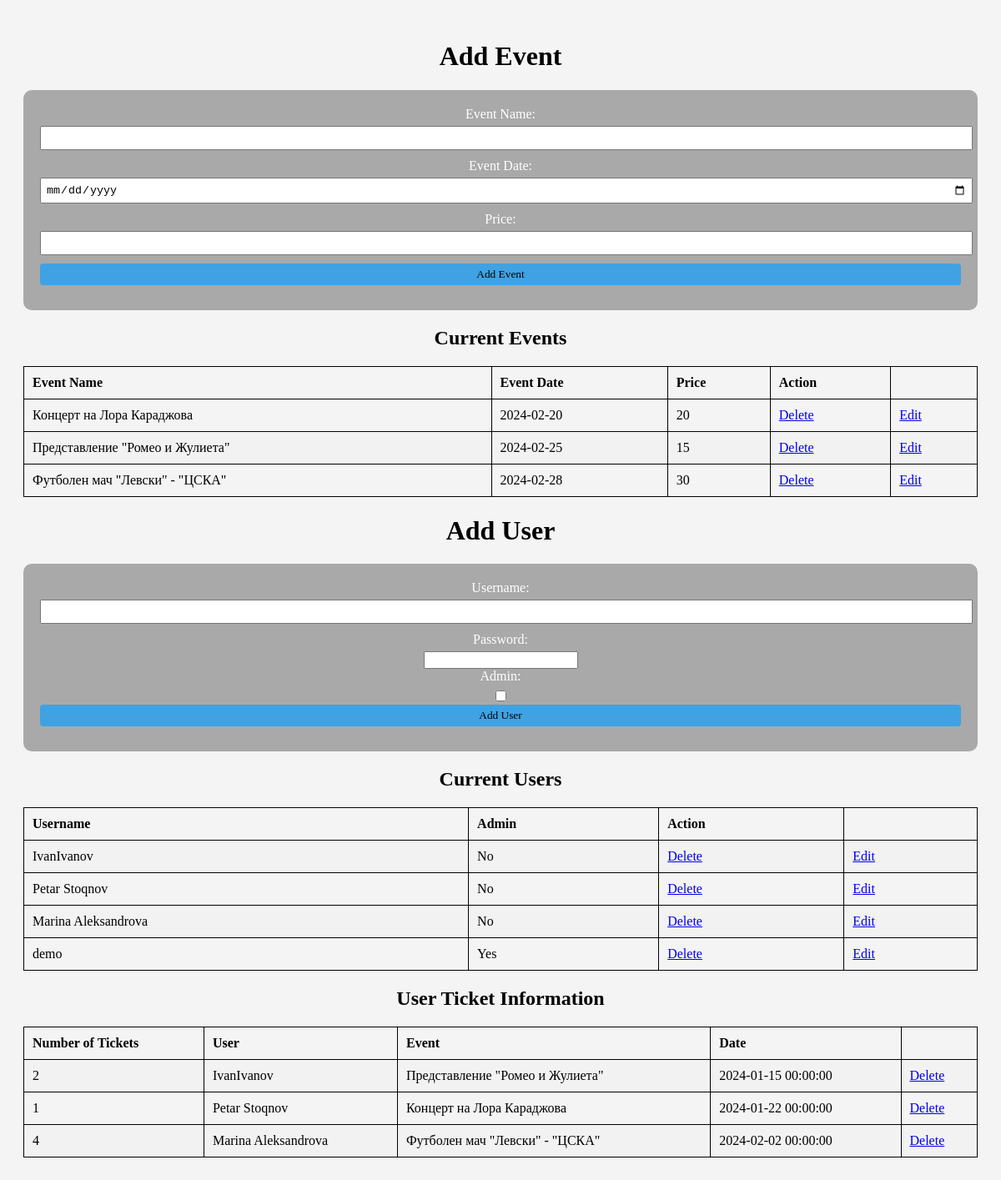
/EventiN-main/admin.php, run on the app's committed database.
### tables this page shows
CREATE TABLE `events` (
                          `event_id` int(11) NOT NULL,
                          `event_name` varchar(45) DEFAULT NULL,
                          `event_date` date NOT NULL,
                          `event_price` int(11) NOT NULL
);

CREATE TABLE `users` (
                         `user_id` int(11) NOT NULL,
                         `username` varchar(45) NOT NULL,
                         `password` varchar(45) NOT NULL,
                         `isAdmin` tinyint(4) DEFAULT NULL
);

CREATE TABLE `reservations` (
                                `reservation_id` int(11) NOT NULL,
                                `user_id` int(11) DEFAULT NULL,
                                `event_id` int(11) DEFAULT NULL,
                                `num_tickets` int(11) DEFAULT NULL,
                                `reservation_date` datetime DEFAULT NULL
);

### EventiN-main/admin.php (the view, shortened to what this page needs)
<!DOCTYPE html>
<html>
<head>
    <link rel="stylesheet" type="text/css" href="admin.css">
</head>
<?php
include "connection.php";
$users = $connection->query("SELECT * FROM users");
$events = $connection->query("SELECT * FROM events");
$reservations = $connection->query("SELECT reservations.*, users.username AS username, events.event_name AS event_name
                                             FROM reservations
                                             JOIN users ON reservations.user_id = users.user_id
                                             JOIN events ON reservations.event_id = events.event_id");
?>
<body>
<h1>Add Event</h1>
<form id="eventForm" method="post">
    <label for="eventName">Event Name:</label>
    <input type="text" id="eventName" name="eventName" autocomplete="off" required><br>
    <label for="eventDate">Event Date:</label>
    <input type="date" id="eventDate" name="eventDate" autocomplete="off" required><br>
    <label for="eventPrice">Price:</label>
    <input type="number" id="eventPrice" name="eventPrice" autocomplete="off" required><br>
    <input name="addEvent" type="submit" value="Add Event">
</form>
<h2>Current Events</h2>
<table id="eventTable">
    <tr>
        <th>Event Name</th>
        <th>Event Date</th>
        <th>Price</th>
        <th>Action</th>
    </tr>
    <tr>
    <?php foreach ($events as $event){?>
        <tr>
            <td><?=$event["event_name"]?></td>
            <td><?= $event["event_date"]?></td>
            <td><?= $event["event_price"]?></td>
            <td><a href="delete_event.php?event_id=<?=$event['event_id']?>">Delete</a></td>
            <td><a href="edit_event.php?event_id=<?=$event['event_id']?>">Edit</a></td>
        </tr>
    <?php }?>
</table>
<h1>Add User</h1>
<form name="addUser" id="userForm" method="post">
    <label for="username">Username: </label>
    <input type="text" id="username" name="username"><br>
    <label for="password">Password: </label>
    <input type="password" id="password" name="password"><br>
    <label for="isAdmin">Admin: </label>
    <input type="checkbox"  value="1" id="isAdmin" name="isAdmin"><br>
    <input name="addUser" type="submit" value="Add User">
</form>
<h2>Current Users</h2>
<table id="userTable">
    <tr>
        <th>Username</th>
        <th>Admin</th>
        <th>Action</th>
    </tr>
    <?php foreach ($users as $user){?>
    <tr>
        <td><?=$user["username"]?></td>
        <td><?= $user["isAdmin"] ? "Yes" : "No" ?></td>
        <td><a href="delete_user.php?user_id=<?=$user['user_id']?>">Delete</a></td>
        <td><a href="edit_user.php?user_id=<?=$user['user_id']?>">Edit</a></td>
    </tr>
    <?php }?>
</table>
<h2>User Ticket Information</h2>
<table>
    <tr>
        <th>Number of Tickets</th>
        <th>User</th>
        <th>Event</th>
        <th>Date</th>
    </tr>
    <?php foreach ($reservations as $reservation){?>
        <tr>
            <td><?=$reservation["num_tickets"]?></td>
            <td><?=$reservation["username"]?></td>
            <td><?=$reservation["event_name"]?></td>
            <td><?=$reservation["reservation_date"]?></td>
            <td><a href="delete_reservation.php?reservation_id=<?=$reservation['reservation_id']?>">Delete</a></td>
        </tr>
    <?php }?>
</table>
</body>
</html>

### EventiN-main/admin.css (style rules this page uses)
body { font-family: "Times New Roman", sans-serif; padding: 20px; background-color: #f4f4f4; }
h1, h2 { text-align: center; }
form { margin-bottom: 20px; text-align: center; background-color: darkgray; padding: 20px; border-radius: 10px; }
form label { display: block; margin-bottom: 5px; color: white; }
form input[type="text"], form input[type="date"], form input[type="number"], form input[type="submit"] { margin-bottom: 10px; width: 100%; padding: 5px; }
table { width: 100%; border-collapse: collapse; margin-top: 20px; }
table, th, td { border: 1px solid black; }
th, td { padding: 10px; text-align: left; }
tr:nth-child(even) { background-color: #f2f2f2; }
input[type="submit"] { background-color: #40A2E3; color: black; font-family: "Times New Roman", sans-serif; padding: 8px 12px; border: none; border-radius: 4px; cursor: pointer; }

### data on the page
events: event_name "Концерт на Лора Караджова", event_date "2024-02-20", event_price "20"
events: event_name "Представление \"Ромео и Жулиета\"", event_date "2024-02-25", event_price "15"
events: event_name "Футболен мач \"Левски\" - \"ЦСКА\"", event_date "2024-02-28", event_price "30"
users: username "IvanIvanov", isAdmin "No"
users: username "Petar Stoqnov", isAdmin "No"
users: username "Marina Aleksandrova", isAdmin "No"
users: username "demo", isAdmin "Yes"
reservations: num_tickets "2", user.username "IvanIvanov", event.event_name "Представление \"Ромео и Жулиета\"", reservation_date "2024-01-15 00:00:00"
reservations: num_tickets "1", user.username "Petar Stoqnov", event.event_name "Концерт на Лора Караджова", reservation_date "2024-01-22 00:00:00"
reservations: num_tickets "4", user.username "Marina Aleksandrova", event.event_name "Футболен мач \"Левски\" - \"ЦСКА\"", reservation_date "2024-02-02 00:00:00"
